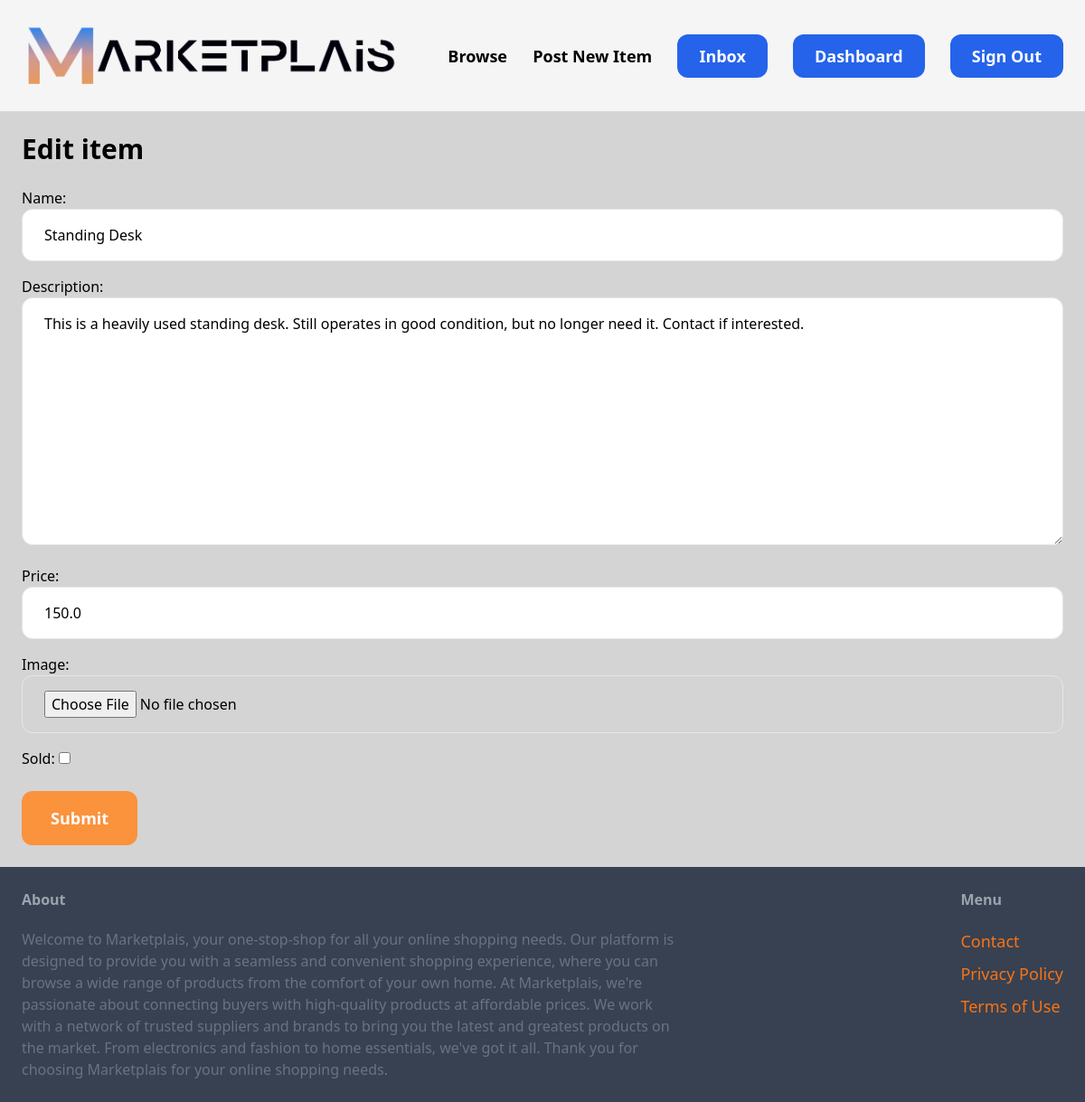
Screenshot of /items/4/edit/ (signed in) with the database file from the repository.
### item/models.py (models this page shows, shortened)
class Item(models.Model):
  category = models.ForeignKey(Category, related_name='items', on_delete=models.CASCADE)
  name = models.CharField(max_length=255)
  image = models.ImageField(upload_to="Item_Images", blank=True, null=True)
  description = models.TextField(blank=True, null=True)
  price = models.FloatField()
  sold = models.BooleanField(default=False)
  creator = models.ForeignKey(User, related_name='items', on_delete=models.CASCADE)
  creationTime = models.DateTimeField(auto_now_add=True)
  class Meta():
    ordering = ('-creationTime',)

### item/views.py (the view)
# urls.py: path('<int:pk>/edit/', views.edit, name='edit'),
@login_required
def edit(request, pk):
    item = get_object_or_404(Item, pk=pk, creator=request.user)
    if request.method == 'POST':
        form = EditItemForm(request.POST, request.FILES, instance=item)
        if form.is_valid():
            form.save()
            return redirect('item:detail', pk=item.id)
    else:
        form = EditItemForm(instance=item)
    return render(request, 'item/form.html', {
        'form': form,
        'title': 'Edit item',
    })

### item/forms.py
class EditItemForm(forms.ModelForm):
  class Meta:
    model = Item
    fields = ('name', 'description', 'price', 'image', 'sold')
    widgets = {
      'name': forms.TextInput(attrs={
        'class': INPUT_CLASSES
      }),
      'description': forms.Textarea(attrs={
        'class': INPUT_CLASSES
      }),
      'price': forms.TextInput(attrs={
        'class': INPUT_CLASSES
      }),
      'image': forms.FileInput(attrs={
        'class': INPUT_CLASSES
      })
    }

### item/templates/item/form.html (shortened to what this page needs)
{% extends 'core/base.html' %}
{% block content %}
<h1 class="mb-6 text-3xl"><b>{{ title }}</b></h1>
<form method="post" action="." enctype="multipart/form-data">
  <div class="space-y-4" bg-gray-400>
    {{ form.as_p }}
  </div>
  <button class="mt-6 py-4 px-8 text-lg bg-orange-400 hover:bg-orange-600 rounded-xl text-white"><b>Submit</b></button>
</form>
{% endblock %}

### core/templates/core/base.html (style rules this page uses)
html, body { height: 100%; margin: 0; padding: 0; }

### rows the page displays
Item: name "Standing Desk", description "This is a heavily used standing desk. Still operates in good condition, but no longer need it. Contact if interested.", price "150.0"

### other values shown
{{ title }} "Edit item"
